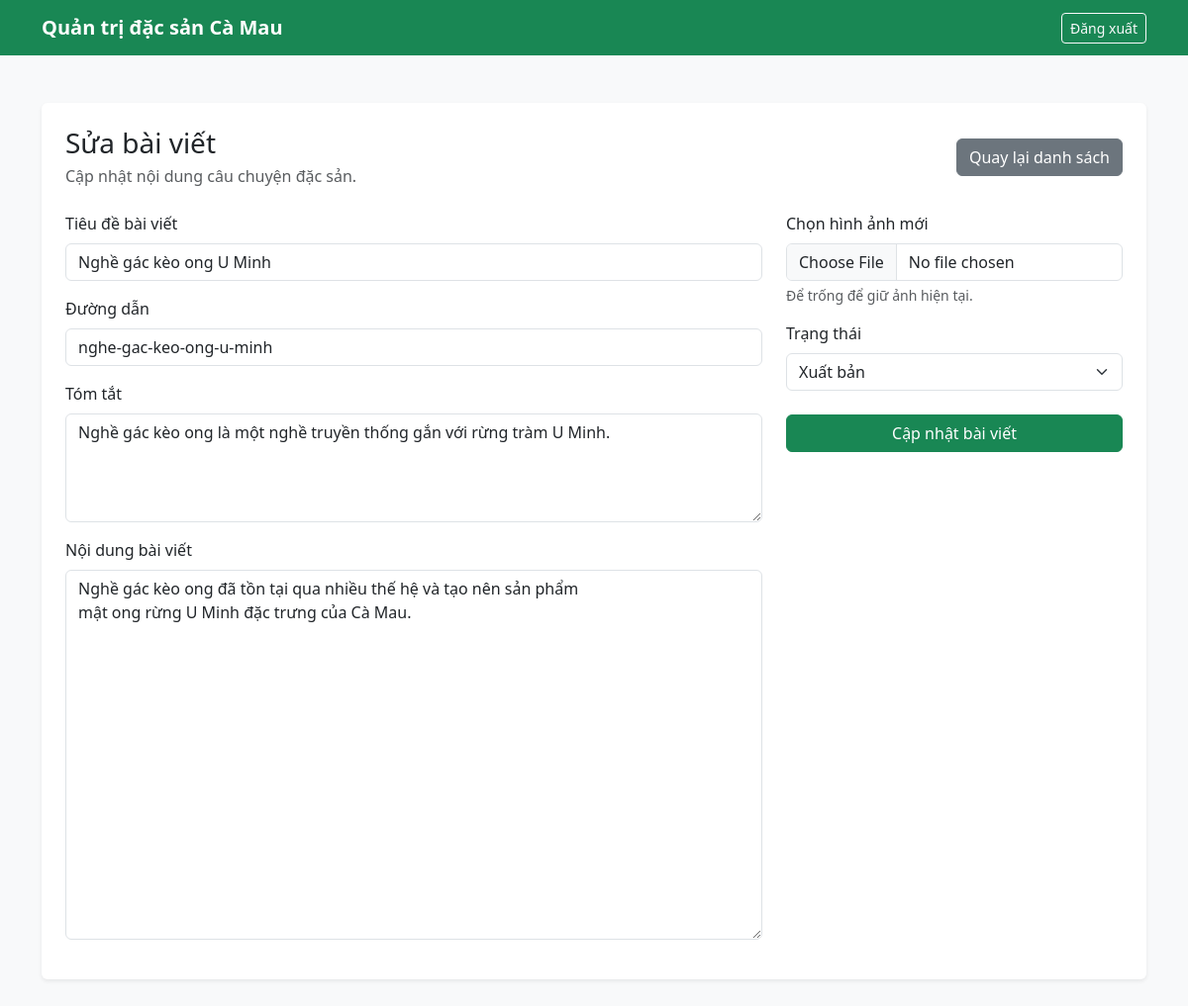
The app's page /admin/bai-viet/edit.php?id=1 (signed in) with its own data.
### tables this page shows
CREATE TABLE `bai_viet` (
  `id` int(11) NOT NULL,
  `tieu_de` varchar(255) NOT NULL,
  `slug` varchar(280) NOT NULL,
  `tom_tat` text DEFAULT NULL,
  `noi_dung` longtext NOT NULL,
  `hinh_anh` varchar(255) DEFAULT NULL,
  `trang_thai` enum('nhap','xuat_ban') NOT NULL DEFAULT 'nhap',
  `ngay_dang` datetime DEFAULT NULL,
  `ngay_tao` datetime NOT NULL DEFAULT current_timestamp(),
  `ngay_cap_nhat` datetime NOT NULL DEFAULT current_timestamp() ON UPDATE current_timestamp()
);

### admin/bai-viet/edit.php (the view, shortened to what this page needs)
<?php
require_once __DIR__ . '/../../config/database.php';
$id = filter_input(INPUT_GET, 'id', FILTER_VALIDATE_INT);
$stmt = $pdo->prepare(
    'SELECT *
     FROM bai_viet
     WHERE id = :id
     LIMIT 1'
);
$stmt->execute(['id' => $id]);
$baiViet = $stmt->fetch();
$tieuDe = $baiViet['tieu_de'];
$slug = $baiViet['slug'];
$tomTat = $baiViet['tom_tat'] ?? '';
$noiDung = $baiViet['noi_dung'];
$trangThai = $baiViet['trang_thai'];
?>
<!DOCTYPE html>
<html lang="vi">
<head>
    <link
        href="https://cdn.jsdelivr.net/npm/bootstrap@5.3.3/dist/css/bootstrap.min.css"
        rel="stylesheet"
    >
</head>
<body class="bg-light">
    <nav class="navbar navbar-dark bg-success">
        <div class="container">
            <a
                href="/dac-san-ca-mau/admin/index.php"
                class="navbar-brand fw-bold"
            >
                Quản trị đặc sản Cà Mau
            </a>
            <a
                href="/dac-san-ca-mau/logout.php"
                class="btn btn-outline-light btn-sm"
            >
                Đăng xuất
            </a>
        </div>
    </nav>
    <main class="container py-5">
        <div class="card border-0 shadow-sm">
            <div class="card-body p-4">
                <div
                    class="d-flex justify-content-between
                           align-items-center flex-wrap gap-2 mb-4"
                >
                    <div>
                        <h1 class="h3 mb-1">Sửa bài viết</h1>
                        <p class="text-muted mb-0">
                            Cập nhật nội dung câu chuyện đặc sản.
                        </p>
                    </div>
                    <a href="index.php" class="btn btn-secondary">
                        Quay lại danh sách
                    </a>
                </div>
                <form
                    method="post"
                    enctype="multipart/form-data"
                >
                    <div class="row g-4">
                        <div class="col-lg-8">
                            <div class="mb-3">
                                <label
                                    for="tieu_de"
                                    class="form-label"
                                >
                                    Tiêu đề bài viết
                                </label>
                                <input
                                    type="text"
                                    id="tieu_de"
                                    name="tieu_de"
                                    class="form-control"
                                    value="<?= htmlspecialchars($tieuDe) ?>"
                                    required
                                >
                            </div>
                            <div class="mb-3">
                                <label for="slug" class="form-label">
                                    Đường dẫn
                                </label>
                                <input
                                    type="text"
                                    id="slug"
                                    name="slug"
                                    class="form-control"
                                    value="<?= htmlspecialchars($slug) ?>"
                                >
                            </div>
                            <div class="mb-3">
                                <label
                                    for="tom_tat"
                                    class="form-label"
                                >
                                    Tóm tắt
                                </label>
                                <textarea
                                    id="tom_tat"
                                    name="tom_tat"
                                    class="form-control"
                                    rows="4"
                                ><?= htmlspecialchars($tomTat) ?></textarea>
                            </div>
                            <div class="mb-3">
                                <label
                                    for="noi_dung"
                                    class="form-label"
                                >
                                    Nội dung bài viết
                                </label>
                                <textarea
                                    id="noi_dung"
                                    name="noi_dung"
                                    class="form-control"
                                    rows="15"
                                    required
                                ><?= htmlspecialchars($noiDung) ?></textarea>
                            </div>
                        </div>
                        <div class="col-lg-4">
                            <div class="mb-3">
                                <label
                                    for="hinh_anh"
                                    class="form-label"
                                >
                                    Chọn hình ảnh mới
                                </label>
                                <input
                                    type="file"
                                    id="hinh_anh"
                                    name="hinh_anh"
                                    class="form-control"
                                    accept=".jpg,.jpeg,.png,.webp"
                                >
                                <div class="form-text">
                                    Để trống để giữ ảnh hiện tại.
                                </div>
                            </div>
                            <div class="mb-4">
                                <label
                                    for="trang_thai"
                                    class="form-label"
                                >
                                    Trạng thái
                                </label>
                                <select
                                    id="trang_thai"
                                    name="trang_thai"
                                    class="form-select"
                                >
                                    <option
                                        value="xuat_ban"
                                        <?= $trangThai === 'xuat_ban'
                                            ? 'selected'
                                            : '' ?>
                                    >
                                        Xuất bản
                                    </option>
                                </select>
                            </div>
                            <button
                                type="submit"
                                class="btn btn-success w-100"
                            >
                                Cập nhật bài viết
                            </button>
                        </div>
                    </div>
                </form>
            </div>
        </div>
    </main>
</body>
</html>

### records on screen
bai_viet: tieu_de "Nghề gác kèo ong U Minh", slug "nghe-gac-keo-ong-u-minh", tom_tat "Nghề gác kèo ong là một nghề truyền thống gắn với rừng tràm U Minh.", noi_dung "Nghề gác kèo ong đã tồn tại qua nhiều thế hệ và tạo nên sản phẩm mật ong rừng U Minh đặc trưng của Cà Mau.", trang_thai "Xuất bản"
